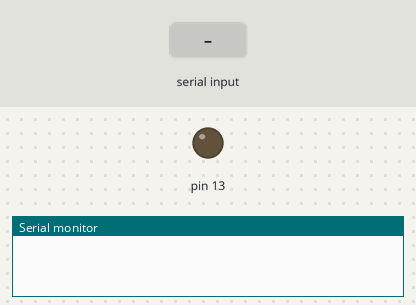
Recording of a sketch running on a simulated Arduino Uno, built with avr-gcc and run on an emulated ATmega328P. Shown: output pins drawn as LEDs (lit = HIGH), the last lines printed to the serial monitor. The inputs (shaded band) are chosen by the test bench.

Above: at 1.2 s.
1.3 s: "A" received over Serial
At 1.9 s:
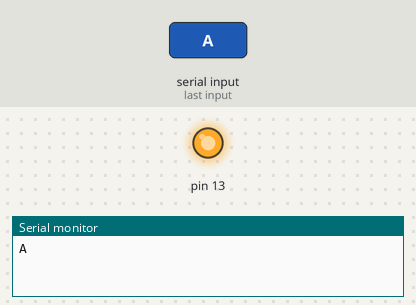
2.8 s: "B" received over Serial
At 4.2 s:
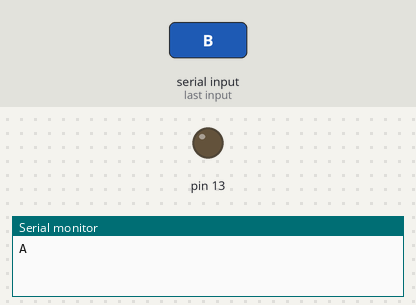
Timing chart, 0 to 5.8 s (numbered marks = the images above; inputs shaded):
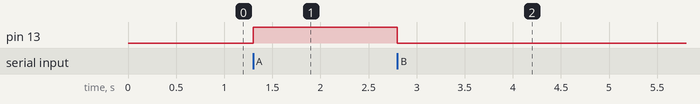

The sketch:

led.ino
```cpp
int led=13;
char ch;
void setup() {
  // put your setup code here, to run once:
Serial.begin(9600);
pinMode(13,OUTPUT);
}

void loop() {


  // put your main code here, to run repeatedly:
  while(Serial.available()==0);

   ch=Serial.read();
   if(ch=='A')
   {
  Serial.println("A");
  digitalWrite(13,HIGH);
   }
 else if(ch=='B')
 {
   digitalWrite(13,LOW);
 }
}
```

Measured:
- after the input at 1.3 s, pin 13: LOW → HIGH at once
- after the input at 2.8 s, pin 13: HIGH → LOW at once
